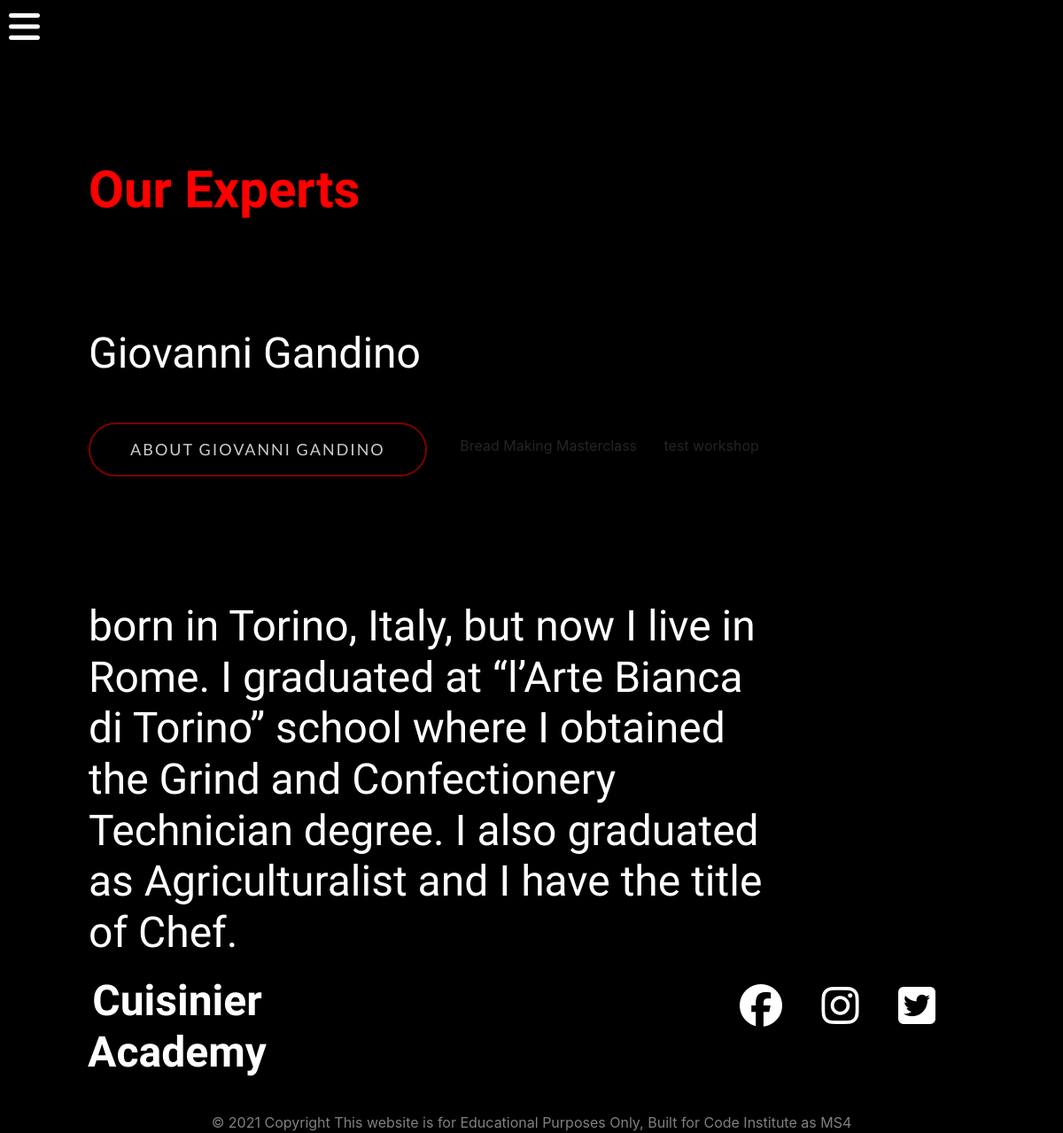
Before: /experts/ with the older database file.
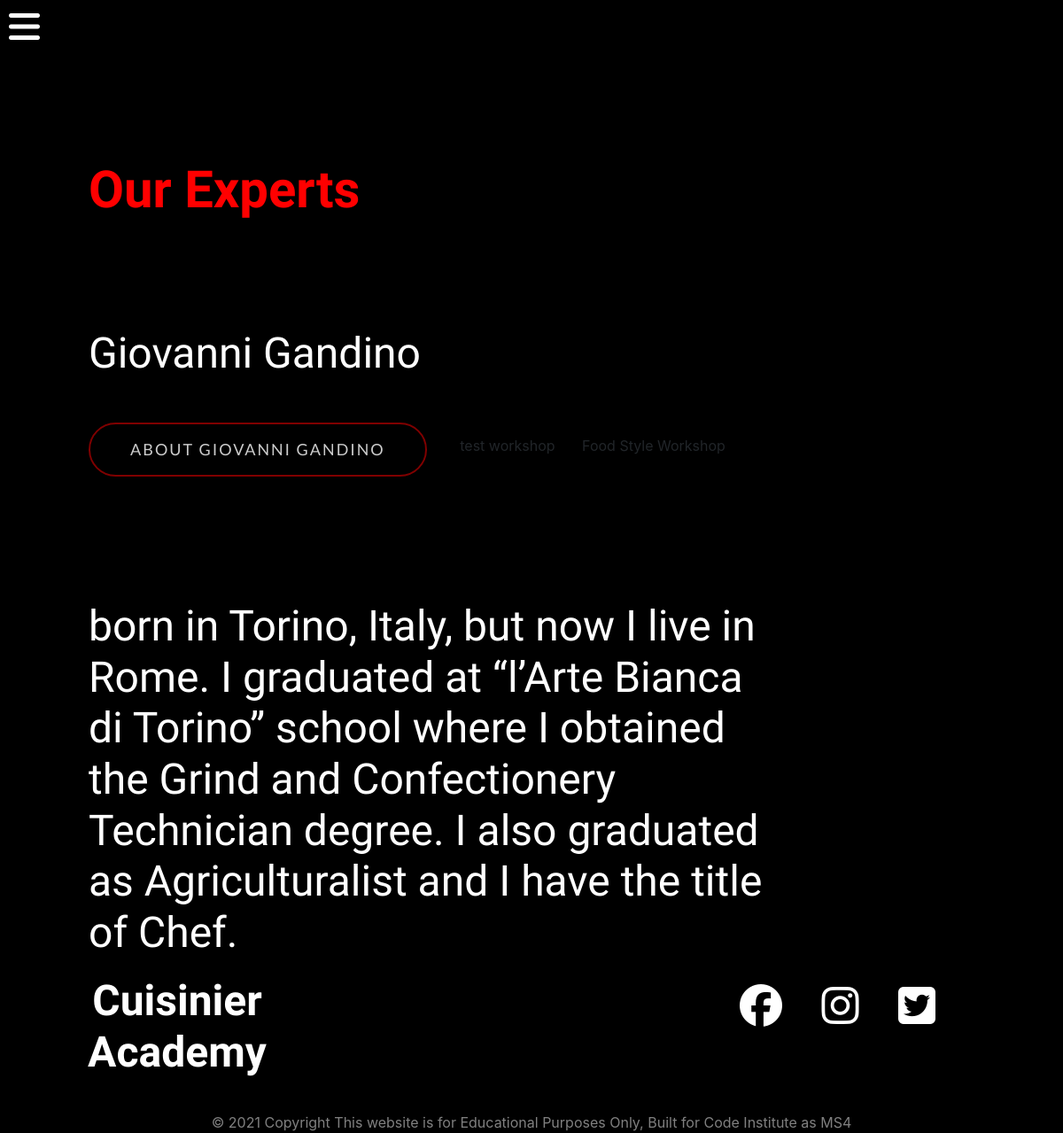
After: the same page with the newer database file.
### experts/models.py (models this page shows, shortened)
class Expert(models.Model):
    name = models.CharField(max_length=100)
    about = models.TextField(blank=True)
    profile_image = models.ImageField(null=True, blank=True)
    facbook_link = models.CharField(default='www.facebook.com', max_length=200)
    twitter_link = models.CharField(default='www.twitter.com', max_length=200)

### workshops/models.py (models this page shows)
class Workshop(models.Model):
    title = models.CharField(max_length=100)
    sub_title = models.CharField(max_length=200)
    description = models.TextField(blank=True)
    expert = models.ForeignKey(Expert,default=None, on_delete=models.DO_NOTHING)
    main_img = models.ImageField(null=True, blank=True) # upload file path
    image_1 = models.ImageField(null=True, blank=True)
    image_2 = models.ImageField(null=True, blank=True)
    image_3 = models.ImageField(null=True, blank=True)
    agenda_day_1 = models.TextField(null=True, blank=True)
    agenda_day_2 = models.TextField(null=True, blank=True)
    agenda_day_3 = models.TextField(null=True, blank=True)
    price = models.DecimalField(null=True, max_digits=6, decimal_places=2, blank=True)
    date = models.DateTimeField(default=datetime.now, blank=True)
    location = models.CharField(null=True, max_length=200)
    is_published = models.BooleanField(default=True)
    def __str__(self):
        return self.title

### experts/views.py (the view)
# urls.py: path('experts/', include('experts.urls')),
def experts(request):
    experts = Expert.objects.all()
    for expert in experts:
        workshop = list(Workshop.objects.filter(expert=expert))
    context = {
        'experts': experts,
        'workshop': workshop
    }
    return render(request, 'experts/experts.html', context)

### experts/templates/experts/experts.html
{% extends "base.html" %}
{% load static %}
{% block extra_css %}
    <link rel="stylesheet" href="{% static 'experts/css/experts.css' %}">
{% endblock %}
{% block content %}
 <h1 class="header-titile"> <span> Our Experts</span></h1>
    {% if experts %}
        {% for expert in experts %}
        <h2 class="header-titile">{{ expert.name }}</h2>
        <a href="{% url 'expert' expert.id %}" class="btn btn-header">About  {{ expert.name }}</a>
        {% for w in workshop %}
        <a href="{% url 'workshop' w.id %}" class="btn ">{{ w }}</a>
        {% endfor %}
        <h2 class="header-titile">{{ expert.about }}</h2>
        {% endfor %}
    {% endif %}
{% endblock %}

Changed rows visible on the page:
removed Workshop: title "Bread Making Masterclass"
added Workshop: title "Food Style Workshop"
